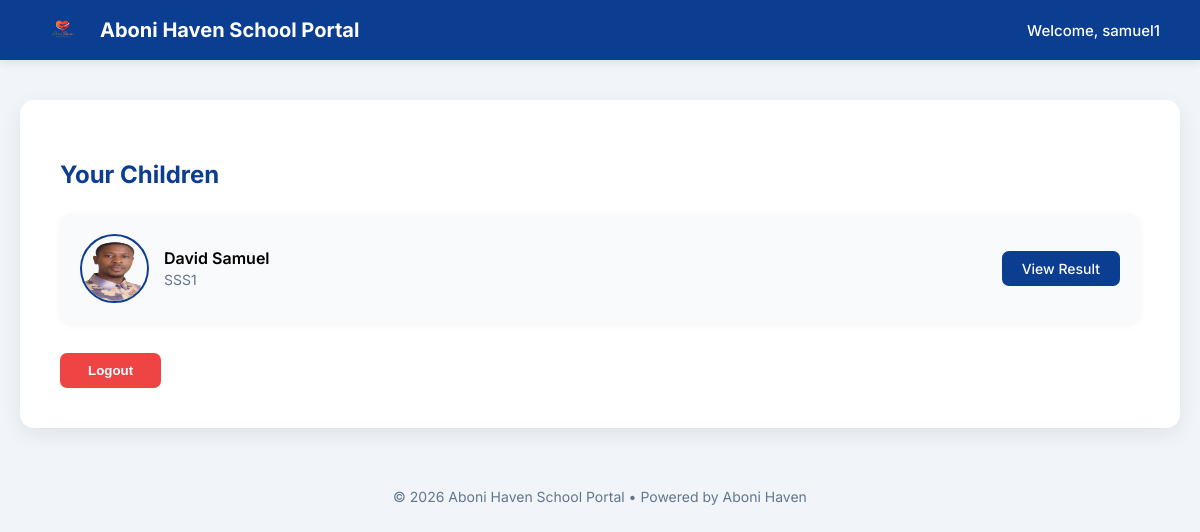
The app's page /parent/dashboard/ (signed in) with its own data.
### students/models.py (models this page shows, shortened)
class Student(models.Model):
    parent = models.ForeignKey(
        Parent,
        on_delete=models.CASCADE,
        related_name="children"
    )
    first_name = models.CharField(max_length=100)
    last_name = models.CharField(max_length=100)
    student_class = models.CharField(max_length=20)
    student_id = models.CharField(max_length=20, unique=True)
    passport = models.ImageField(
    upload_to="passports/",
    blank=True,
    null=True
)

### parents/views.py (the view)
# urls.py: path('dashboard/', views.parent_dashboard, name='parent_dashboard'),
@login_required
def parent_dashboard(request):
    try:
        parent = Parent.objects.get(user=request.user)
    except Parent.DoesNotExist:
        return redirect("/accounts/login/")
    students = Student.objects.filter(parent=parent)
    return render(request, "parents/dashboard.html", {
        "parent": parent,
        "students": students
    })

### templates/parents/dashboard.html (shortened to what this page needs)
<!DOCTYPE html>
<html lang="en">
<head>
</head>
<body>
<div class="navbar">
<div class="nav-left">
<img src="/media/logo.png">
<div class="nav-title">
Aboni Haven School Portal
</div>
</div>
<div class="nav-right">
Welcome, {{ request.user.username }}
</div>
</div>
<div class="container">
<div class="card">
<h2>Your Children</h2>
{% for student in students %}
<div class="student">
<div class="student-left">
{% if student.passport %}
<img src="{{ student.passport.url }}">
{% else %}
<img src="https://via.placeholder.com/65">
{% endif %}
<div>
<div class="name">
{{ student.first_name }} {{ student.last_name }}
</div>
<div class="class">
{{ student.student_class }}
</div>
</div>
</div>
<a href="/result/{{ student.id }}/" class="btn">
View Result
</a>
</div>
{% endfor %}
<form method="POST" action="/accounts/logout/" class="logout">
<button>
Logout
</button>
</form>
</div>
<div class="footer">
© 2026 Aboni Haven School Portal • Powered by Aboni Haven
</div>
</div>
</body>
</html>

### templates/parents/dashboard.html (style rules this page uses)
body { font-family:Inter, sans-serif; margin:0; background:#f1f5f9; }
.navbar { background:#0b3d91; color:white; padding:15px 40px; display:flex; justify-content:space-between; align-items:center; box-shadow:0 2px 10px rgba(0,0,0,0.1); }
.nav-left { display:flex; align-items:center; }
.nav-left img { width:45px; margin-right:15px; }
.nav-title { font-size:20px; font-weight:700; }
.nav-right { font-weight:500; font-size:15px; }
.container { max-width:1200px; margin:40px auto; padding:0 20px; }
.card { background:white; padding:40px; border-radius:14px; box-shadow:0 6px 20px rgba(0,0,0,0.08); }
h2 { color:#0b3d91; margin-bottom:25px; }
.student { display:flex; justify-content:space-between; align-items:center; background:#f9fafc; padding:20px; border-radius:12px; margin-bottom:15px; box-shadow:0 2px 8px rgba(0,0,0,0.05); }
.student-left { display:flex; align-items:center; }
.student img { width:65px; height:65px; border-radius:50%; margin-right:15px; border:2px solid #0b3d91; }
.name { font-weight:600; font-size:16px; }
.class { font-size:14px; color:#64748b; margin-top:3px; }
.btn { background:#0b3d91; color:white; padding:9px 20px; border-radius:7px; text-decoration:none; font-size:14px; font-weight:500; transition:0.3s; }
.logout { margin-top:30px; }
.logout button { background:#ef4444; border:none; color:white; padding:10px 28px; border-radius:7px; cursor:pointer; font-weight:600; transition:0.3s; }
.footer { text-align:center; margin-top:40px; padding:20px; color:#64748b; font-size:14px; }

### records on screen
Student: passport (picture), first_name "David", last_name "Samuel", student_class "SSS1"

### other values on screen
{{ request.user.username }} "samuel1"
